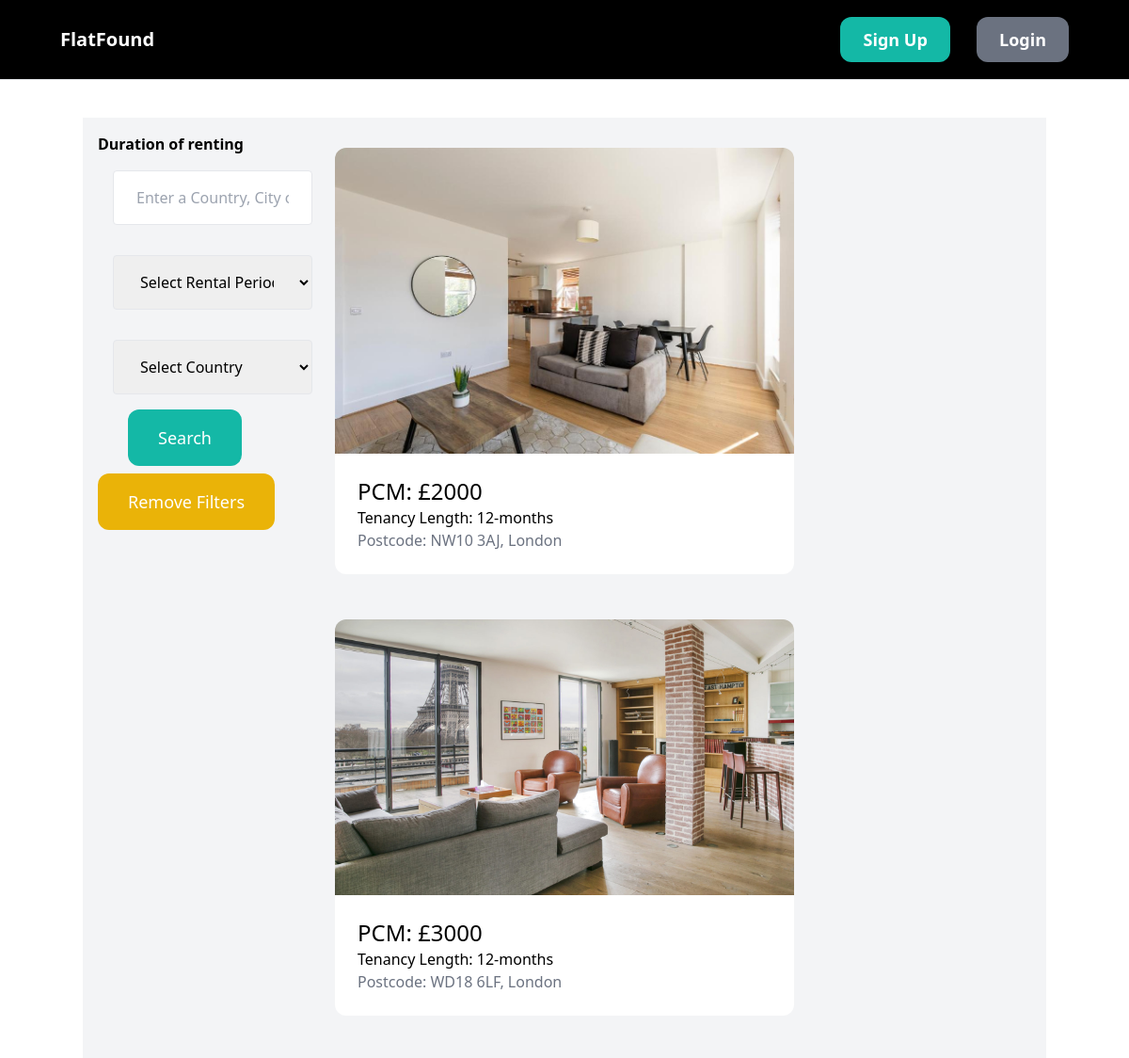
Before: /properties/ (upper part) with the older database file.
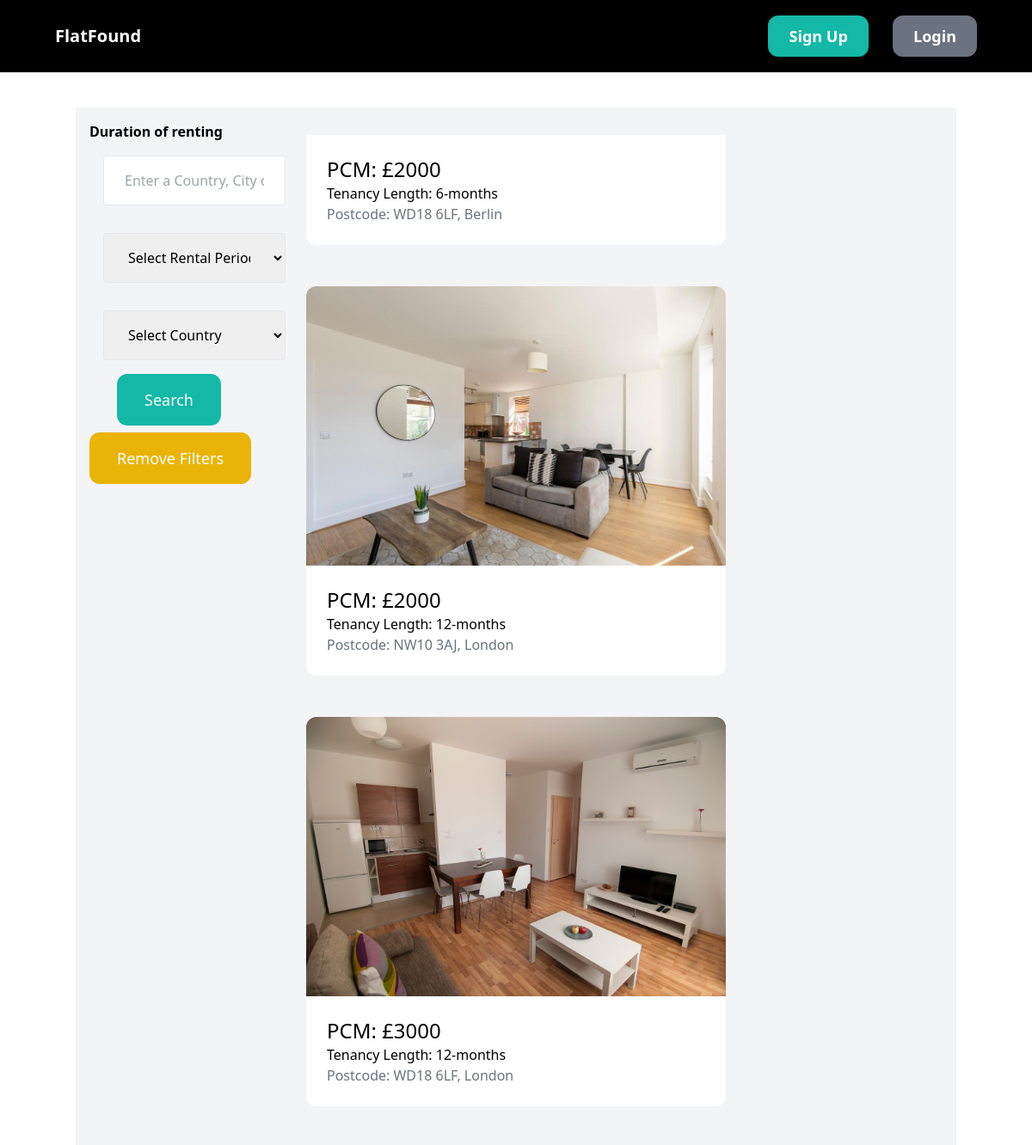
After: the same page with the newer database file.
### property/models.py (models this page shows, shortened)
class Property(models.Model):
    country = models.ForeignKey(Countries, related_name='countries', on_delete=models.CASCADE)
    city = models.TextField(blank=True, null=True)
    category = models.ForeignKey(Category, related_name='properties', on_delete=models.CASCADE)
    price_PCM = models.IntegerField()
    PPW = models.FloatField()
    address = models.TextField(blank=True, null=True)
    postcode = models.TextField(blank=True, null=True)
    pet_friendly = models.BooleanField(blank=True, null=True)
    number_of_beds = models.IntegerField(blank=True, null=True)
    number_of_bathrooms = models.IntegerField(blank=True, null=True)
    description = models.TextField(blank=True, null=True)
    image1 = models.ImageField(upload_to='prop_images', blank=True, null=True)
    image2 = models.ImageField(upload_to='prop_images', blank=True, null=True)
    image3 = models.ImageField(upload_to='prop_images', blank=True, null=True)
    image4 = models.ImageField(upload_to='prop_images', blank=True, null=True)
    favourites = models.ManyToManyField(User, related_name='favourite', default=None, blank=True)
    created_by = models.ForeignKey(
        User, related_name='properties', on_delete=models.CASCADE)
    created_at = models.DateField(auto_now_add=True)

class Category(models.Model):
    name = models.CharField(max_length=255)
    class Meta:
        verbose_name_plural = 'Categories'
    def __str__(self):
        return self.name  # Shows the name of property on admin page

### property/views.py (the view)
# urls.py: path('properties/', include('property.urls')),
def property(request):
    query = request.GET.get('query', '')
    category_id = request.GET.get('category', 0)
    selected_country_id = request.GET.get('countries', '')
    categories = Category.objects.all()
    countries = Countries.objects.all()
    properties = Property.objects.all()
    if category_id:
        properties = properties.filter(category_id=category_id)
    if selected_country_id:
        properties = properties.filter(country_id=selected_country_id)
    if query:
        properties = properties.filter(
            Q(postcode__icontains=query) | Q(description__icontains=query))
    selected_country_id = int(selected_country_id) if selected_country_id else 0
    return render(request, 'property/listings.html', {
        'properties': properties,
        'query': query,
        'categories': categories,
        'countries': countries,
        'selected_category_id': int(category_id),
        'selected_country_id': selected_country_id,
    })

### property/templates/property/listings.html (shortened to what this page needs)
{% extends 'core/base.html' %}
{% block content %}
<div class="pb-6 mx-auto w-11/12">
    <div class="grid grid-cols-4 gap-4 bg-gray-100 m-4">
        <div class="col-span-1 m-4">
            <p class="font-semibold">Duration of renting</p>
            <form action="{% url 'property:properties' %}" method="get">
                <input name="query" value="{{ query }}" type="text" class="m-4 w-full py-4 px-6 border rounded" placeholder="Enter a Country, City or Postcode">
                <select name="duration" class="m-4 w-full py-4 px-6 border rounded">
                    <option value="">Select Rental Period</option>
                </select>
                <select name="countries" class="m-4 w-full py-4 px-6 border rounded">
                    <option value="">Select Country</option>
                </select>
                <button class="mx-8 py-4 px-8 text-lg bg-teal-500 text-white rounded-xl">Search</button>
                <a href="{% url 'property:properties' %}" class="mt-2 py-4 px-8 inline-block bg-yellow-500 text-lg rounded-xl text-white">Remove Filters</a>
            </form>
        </div>
        <div class="col-span-2 m-2">
            {% for property in properties reversed %}
            {% if request.user != property.created_by %}
            <div>
                <a href="{% url 'property:detail' property.id %}" class="m-1">
                    <div>
                        <img src="{{ property.image1.url }}" alt="" class="rounded-t-xl">
                    </div>
                    <div class="p-6 bg-white rounded-b-xl">
                        <h2 class="text-2xl">PCM: £{{property.price_PCM}} </h2>
                        <h2 class="text-1xl">Tenancy Length: {{property.category}} </h2>
                        <p class="text-gray-500">Postcode: {{property.postcode}}, {{property.city}}</p>
                    </div>
                </a>
            </div>
            {% endif %}
            {% endfor %}
        </div>
    </div>
</div>
{% endblock %}

Changed rows visible on the page:
added Property: price_PCM "2000", category "6-months", postcode "WD18 6LF", city "Berlin"
changed Property (number 3 of 3 on the later page): image1: a different picture
